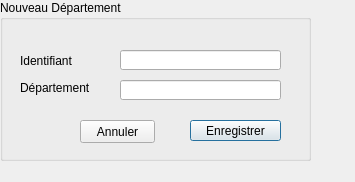
<?xml version="1.0" encoding="UTF-8"?>
<ui version="4.0">
 <class>ajouterdepartement</class>
 <widget class="QDialog" name="ajouterdepartement">
  <property name="geometry">
   <rect>
    <x>0</x>
    <y>0</y>
    <width>355</width>
    <height>182</height>
   </rect>
  </property>
  <property name="windowTitle">
   <string>Dialog</string>
  </property>
  <widget class="QGroupBox" name="groupBoxNouveauDepartement">
   <property name="geometry">
    <rect>
     <x>0</x>
     <y>0</y>
     <width>311</width>
     <height>161</height>
    </rect>
   </property>
   <property name="title">
    <string>Nouveau Département</string>
   </property>
   <widget class="QLabel" name="labelIdDepartement">
    <property name="geometry">
     <rect>
      <x>20</x>
      <y>50</y>
      <width>71</width>
      <height>21</height>
     </rect>
    </property>
    <property name="text">
     <string>Identifiant</string>
    </property>
   </widget>
   <widget class="QLabel" name="labelNomDepartement">
    <property name="geometry">
     <rect>
      <x>20</x>
      <y>80</y>
      <width>101</width>
      <height>16</height>
     </rect>
    </property>
    <property name="text">
     <string>Département</string>
    </property>
   </widget>
   <widget class="QLineEdit" name="lineEditIdDepartment">
    <property name="geometry">
     <rect>
      <x>120</x>
      <y>50</y>
      <width>161</width>
      <height>20</height>
     </rect>
    </property>
   </widget>
   <widget class="QLineEdit" name="lineEditNomDepartement">
    <property name="geometry">
     <rect>
      <x>120</x>
      <y>80</y>
      <width>161</width>
      <height>20</height>
     </rect>
    </property>
   </widget>
   <widget class="QPushButton" name="pushButtonEnregistrer">
    <property name="geometry">
     <rect>
      <x>190</x>
      <y>120</y>
      <width>91</width>
      <height>21</height>
     </rect>
    </property>
    <property name="text">
     <string>Enregistrer</string>
    </property>
   </widget>
   <widget class="QPushButton" name="pushButtonAnnuler">
    <property name="geometry">
     <rect>
      <x>80</x>
      <y>120</y>
      <width>75</width>
      <height>23</height>
     </rect>
    </property>
    <property name="text">
     <string>Annuler</string>
    </property>
   </widget>
  </widget>
 </widget>
 <resources/>
 <connections/>
</ui>
